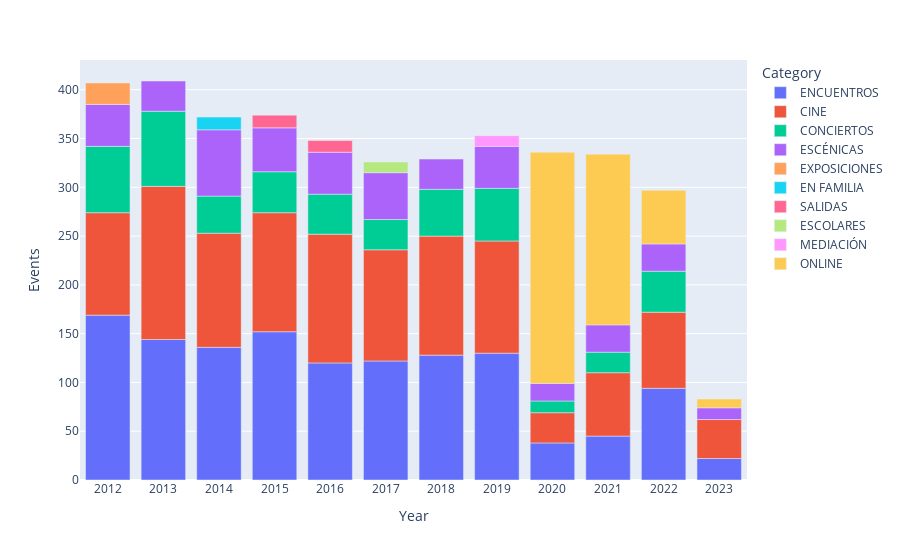

Notebook code for this chart:
### Code cell
cat_df_redu = cat_df.copy()
cat_df_redu= cat_df_redu.query("Value > 10 | Category == 'ONLINE'")
fig = px.bar(cat_df_redu, x='Year', y='Value',color="Category")
fig.update_xaxes(type="category")
fig.update_layout(yaxis_title ="Events")
fig.show()
#fig.write_html("../img/categorias_colores.html")

### Figure 1 — Plotly figure (JSON) as saved in the notebook; plotly's stock layout.template omitted (floating-point values rounded to 4 significant figures)
{"data": [{"alignmentgroup": "True", "hovertemplate": "Category=ENCUENTROS<br>Year=%{x}<br>Value=%{y}<extra></extra>", "legendgroup": "ENCUENTROS", "marker": {"color": "#636efa", "pattern": {"shape": ""}}, "name": "ENCUENTROS", "offsetgroup": "ENCUENTROS", "orientation": "v", "showlegend": true, "textposition": "auto", "type": "bar", "x": [2012, 2013, 2014, 2015, 2016, 2017, 2018, 2019, 2020, 2021, 2022, 2023], "xaxis": "x", "y": [169, 144, 136, 152, 120, 122, 128, 130, 38, 45, 94, 22], "yaxis": "y"}, {"alignmentgroup": "True", "hovertemplate": "Category=CINE<br>Year=%{x}<br>Value=%{y}<extra></extra>", "legendgroup": "CINE", "marker": {"color": "#EF553B", "pattern": {"shape": ""}}, "name": "CINE", "offsetgroup": "CINE", "orientation": "v", "showlegend": true, "textposition": "auto", "type": "bar", "x": [2012, 2013, 2014, 2015, 2016, 2017, 2018, 2019, 2020, 2021, 2022, 2023], "xaxis": "x", "y": [105, 157, 117, 122, 132, 114, 122, 115, 31, 65, 78, 40], "yaxis": "y"}, {"alignmentgroup": "True", "hovertemplate": "Category=CONCIERTOS<br>Year=%{x}<br>Value=%{y}<extra></extra>", "legendgroup": "CONCIERTOS", "marker": {"color": "#00cc96", "pattern": {"shape": ""}}, "name": "CONCIERTOS", "offsetgroup": "CONCIERTOS", "orientation": "v", "showlegend": true, "textposition": "auto", "type": "bar", "x": [2012, 2013, 2014, 2015, 2016, 2017, 2018, 2019, 2020, 2021, 2022], "xaxis": "x", "y": [68, 77, 38, 42, 41, 31, 48, 54, 12, 21, 42], "yaxis": "y"}, {"alignmentgroup": "True", "hovertemplate": "Category=ESCÉNICAS<br>Year=%{x}<br>Value=%{y}<extra></extra>", "legendgroup": "ESCÉNICAS", "marker": {"color": "#ab63fa", "pattern": {"shape": ""}}, "name": "ESCÉNICAS", "offsetgroup": "ESCÉNICAS", "orientation": "v", "showlegend": true, "textposition": "auto", "type": "bar", "x": [2012, 2013, 2014, 2015, 2016, 2017, 2018, 2019, 2020, 2021, 2022, 2023], "xaxis": "x", "y": [43, 31, 68, 45, 43, 48, 31, 43, 18, 28, 28, 12], "yaxis": "y"}, {"alignmentgroup": "True", "hovertemplate": "Category=EXPOSICIONES<br>Year=%{x}<br>Value=%{y}<extra></extra>", "legendgroup": "EXPOSICIONES", "marker": {"color": "#FFA15A", "pattern": {"shape": ""}}, "name": "EXPOSICIONES", "offsetgroup": "EXPOSICIONES", "orientation": "v", "showlegend": true, "textposition": "auto", "type": "bar", "x": [2012], "xaxis": "x", "y": [22], "yaxis": "y"}, {"alignmentgroup": "True", "hovertemplate": "Category=EN FAMILIA<br>Year=%{x}<br>Value=%{y}<extra></extra>", "legendgroup": "EN FAMILIA", "marker": {"color": "#19d3f3", "pattern": {"shape": ""}}, "name": "EN FAMILIA", "offsetgroup": "EN FAMILIA", "orientation": "v", "showlegend": true, "textposition": "auto", "type": "bar", "x": [2014], "xaxis": "x", "y": [13], "yaxis": "y"}, {"alignmentgroup": "True", "hovertemplate": "Category=SALIDAS<br>Year=%{x}<br>Value=%{y}<extra></extra>", "legendgroup": "SALIDAS", "marker": {"color": "#FF6692", "pattern": {"shape": ""}}, "name": "SALIDAS", "offsetgroup": "SALIDAS", "orientation": "v", "showlegend": true, "textposition": "auto", "type": "bar", "x": [2015, 2016], "xaxis": "x", "y": [13, 12], "yaxis": "y"}, {"alignmentgroup": "True", "hovertemplate": "Category=ESCOLARES<br>Year=%{x}<br>Value=%{y}<extra></extra>", "legendgroup": "ESCOLARES", "marker": {"color": "#B6E880", "pattern": {"shape": ""}}, "name": "ESCOLARES", "offsetgroup": "ESCOLARES", "orientation": "v", "showlegend": true, "textposition": "auto", "type": "bar", "x": [2017], "xaxis": "x", "y": [11], "yaxis": "y"}, {"alignmentgroup": "True", "hovertemplate": "Category=MEDIACIÓN<br>Year=%{x}<br>Value=%{y}<extra></extra>", "legendgroup": "MEDIACIÓN", "marker": {"color": "#FF97FF", "pattern": {"shape": ""}}, "name": "MEDIACIÓN", "offsetgroup": "MEDIACIÓN", "orientation": "v", "showlegend": true, "textposition": "auto", "type": "bar", "x": [2019], "xaxis": "x", "y": [11], "yaxis": "y"}, {"alignmentgroup": "True", "hovertemplate": "Category=ONLINE<br>Year=%{x}<br>Value=%{y}<extra></extra>", "legendgroup": "ONLINE", "marker": {"color": "#FECB52", "pattern": {"shape": ""}}, "name": "ONLINE", "offsetgroup": "ONLINE", "orientation": "v", "showlegend": true, "textposition": "auto", "type": "bar", "x": [2020, 2021, 2022, 2023], "xaxis": "x", "y": [237, 175, 55, 9], "yaxis": "y"}], "layout": {"barmode": "relative", "legend": {"title": {"text": "Category"}, "tracegroupgap": 0}, "margin": {"t": 60}, "xaxis": {"anchor": "y", "domain": [0, 1], "title": {"text": "Year"}, "type": "category"}, "yaxis": {"anchor": "x", "domain": [0, 1], "title": {"text": "Events"}}}}
